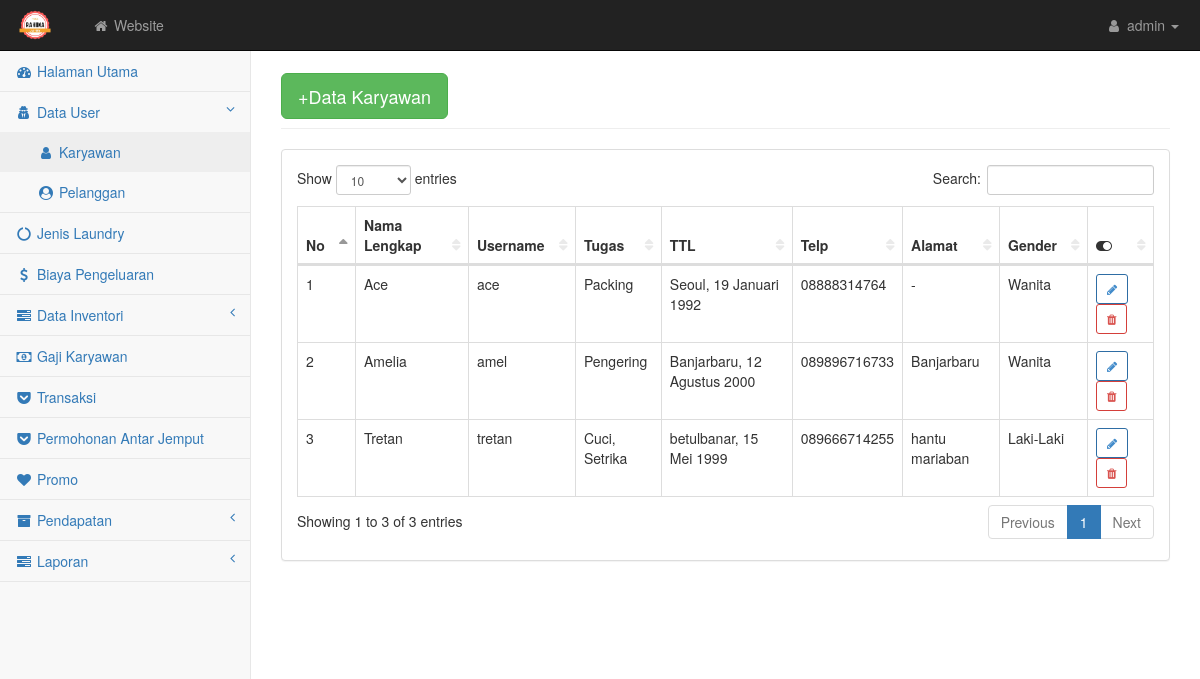
Page /admin/karyawan.php on the committed database.
### tables this page shows
CREATE TABLE `user` (
  `id` int(5) NOT NULL,
  `nama` varchar(100) NOT NULL,
  `username` varchar(10) NOT NULL,
  `password` varchar(10) NOT NULL,
  `jk` enum('Laki-Laki','Wanita') NOT NULL,
  `ttl` varchar(80) NOT NULL,
  `telp` varchar(15) NOT NULL,
  `alamat` text NOT NULL,
  `tugas` varchar(100) NOT NULL,
  `level` varchar(30) NOT NULL
);

### admin/karyawan.php (the view)
<?php require('atas.php') ?>
<div id="page-wrapper">
    <div class="container-fluid">
        <div class="row">
            <div class="col-lg-12">
                <h1 class="page-header"><button class="btn btn-success btn-lg"><a href="karyawan_input.php" style="color: white; text-decoration: none">+Data Karyawan</a></button></h1>
            </div>
        </div>
        <div class="row">
            <div class="col-lg-12">
                <div class="panel panel-default">
                    <div class="panel-body">
                        <div class="table-responsive">
                            <table class="table table-bordered table-hover" id="dataTables-example">
                                <thead class="success">
                                    <tr>
                                        <th>No</th>
                                        <th>Nama Lengkap</th>
                                        <th>Username</th>
                                        <th>Tugas</th>
                                        <th>TTL</th>
                                        <th>Telp</th>
                                        <th>Alamat</th>
                                        <th>Gender</th>
                                        <th><i class="fa fa-toggle-on"></i></th>
                                    </tr>
                                </thead>
                                <tbody>
                                    <?php $no=1; $query = mysqli_query($kon, "SELECT * FROM user WHERE level = 'Karyawan' ORDER BY nama ASC");
                                        while($data = mysqli_fetch_array($query)){ ?>
                                            <tr class="odd gradeX">
                                                    <td><?= $no++; ?></td>
                                                    <td><?= $data['nama'] ?></td>
                                                    <td><?= $data['username'] ?></td>
                                                    <td><?= $data['tugas'] ?></td>
                                                    <td><?= $data['ttl'] ?></td>
                                                    <td><?= $data['telp'] ?></td>
                                                    <td><?= $data['alamat'] ?></td>
                                                    <td><?= $data['jk'] ?></td>
                                                    <td>
                                                        <a href="karyawan_edit.php?id=<?php echo $data['id']; ?>" class="btn btn-outline btn-primary btn-sm"><i class="fa fa-pencil"></i></a>
                                                        <a href="delete.php?id=<?php echo $data['id'] ?>&level=karyawan" class="btn btn-outline btn-danger btn-sm"><i class="fa fa-trash"></i></a>
                                                    </td>
                                                </tr>
                                        <?php } ?>
                                </tbody>
                            </table>
                        </div>
                    </div>
                </div>
            </div>
        </div>
    </div>
</div>
    </div>
<?php require('bawah.php') ?>

### admin/css/startmin.css (style rules this page uses)
body { background-color: #f8f8f8; }
#page-wrapper { padding-top: 30px; min-height: 568px; background-color: #fff; }
@media (min-width:768px) { #page-wrapper { position: inherit; margin-left: 250px; padding: 30px 15px 0 15px; border-left: 1px solid #e7e7e7; } }
.btn-outline { color: inherit; background-color: transparent; transition: all .5s; }
.btn-primary.btn-outline { color: #428bca; }
.btn-danger.btn-outline { color: #d9534f; }
table.dataTable thead .sorting, table.dataTable thead .sorting_asc, table.dataTable thead .sorting_desc, table.dataTable thead .sorting_asc_disabled, table.dataTable thead .sorting_desc_disabled { background: 0 0; }
table.dataTable thead .sorting_asc:after { content: "\f0de"; float: right; font-family: fontawesome; }
table.dataTable thead .sorting:after { content: "\f0dc"; float: right; font-family: fontawesome; color: rgba(50,50,50,.5); }

### rows in the picture
user: nama "Ace", username "ace", tugas "Packing", ttl "Seoul, 19 Januari 1992", telp "08888314764", alamat "-", jk "Wanita"
user: nama "Amelia", username "amel", tugas "Pengering", ttl "Banjarbaru, 12 Agustus 2000", telp "089896716733", alamat "Banjarbaru", jk "Wanita"
user: nama "Tretan", username "tretan", tugas "Cuci, Setrika", ttl "betulbanar, 15 Mei 1999", telp "089666714255", alamat "hantu mariaban", jk "Laki-Laki"
